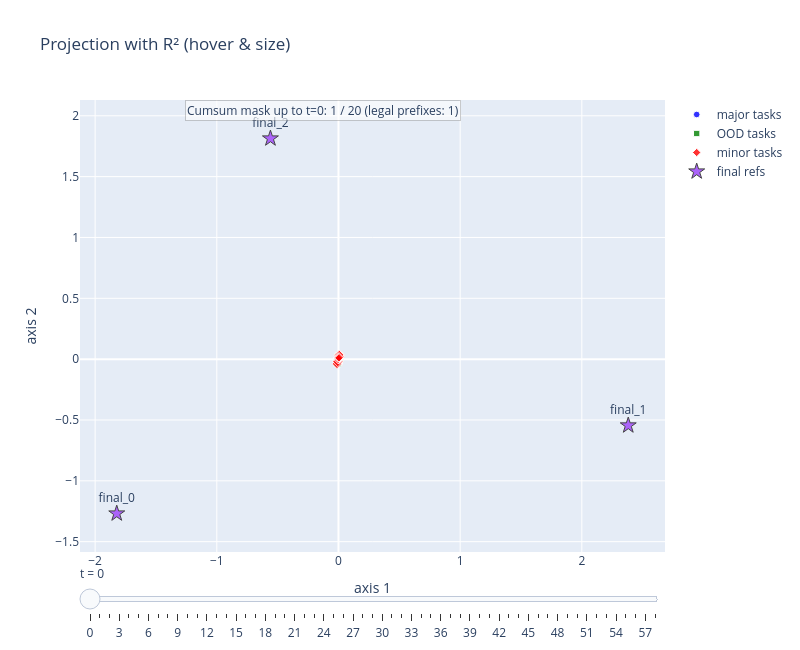

The notebook cell saved with this chart:
### Code cell
projection_plot("dyck", exp_name, layer_index=5, forced_recompute=True, use_mask=True, B=32, n_ood=128)
